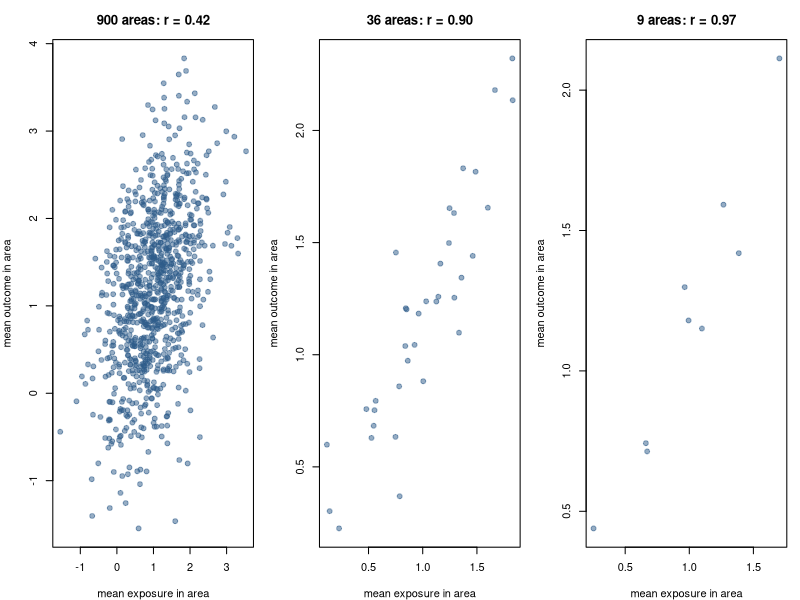

Generate this figure with R:
## ---- chunk 1
#| label: maup-demo
#| echo: false
#| fig-width: 9
#| fig-height: 3.4
#| fig-cap: "Scale effect, simulated. The same 3,600 individuals (exposure x and outcome y with a weak individual-level association, plus a smooth spatial trend in both) are aggregated to 900, 36 and 9 areas. The correlation of the area means grows as the areas get larger."
set.seed(530)
grid_side <- 60                                   # 60 × 60 individuals on a grid
row_pos <- rep(1:grid_side, times = grid_side)
col_pos <- rep(1:grid_side, each = grid_side)
area_trend <- (row_pos + col_pos) / grid_side      # smooth spatial gradient
exposure <- area_trend + rnorm(grid_side^2, sd = 1.2)
outcome  <- 0.2 * exposure + area_trend + rnorm(grid_side^2, sd = 1.5)

aggregate_to <- function(block_size) {
  area_id <- paste((row_pos - 1) %/% block_size, (col_pos - 1) %/% block_size)
  data.frame(x = tapply(exposure, area_id, mean),
             y = tapply(outcome, area_id, mean))
}
par(mfrow = c(1, 3), mar = c(4, 4, 3, 1))
for (block_size in c(2, 10, 20)) {
  area_means <- aggregate_to(block_size)
  plot(area_means$x, area_means$y, pch = 19, col = "#2f5d8a80",
       xlab = "mean exposure in area", ylab = "mean outcome in area",
       main = sprintf("%d areas: r = %.2f", nrow(area_means),
                      cor(area_means$x, area_means$y)))
}
